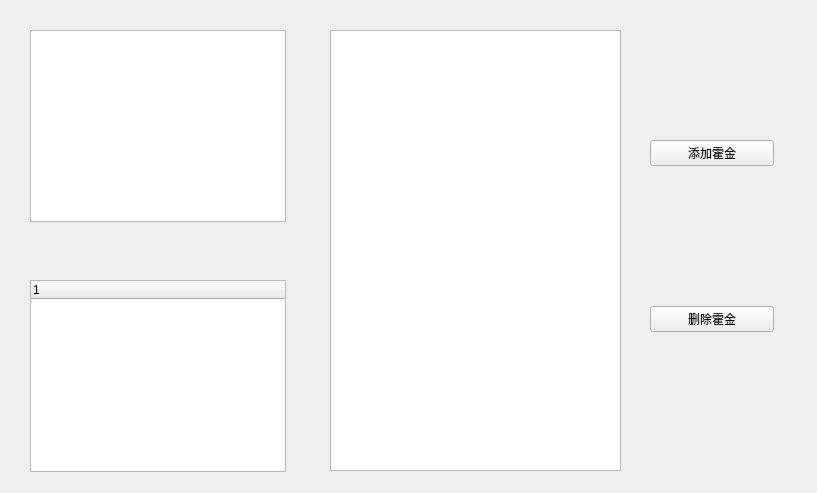
<?xml version="1.0" encoding="UTF-8"?>
<ui version="4.0">
 <class>Widget</class>
 <widget class="QWidget" name="Widget">
  <property name="geometry">
   <rect>
    <x>0</x>
    <y>0</y>
    <width>817</width>
    <height>493</height>
   </rect>
  </property>
  <property name="windowTitle">
   <string>Widget</string>
  </property>
  <widget class="QListWidget" name="listWidget">
   <property name="geometry">
    <rect>
     <x>30</x>
     <y>30</y>
     <width>256</width>
     <height>192</height>
    </rect>
   </property>
  </widget>
  <widget class="QTreeWidget" name="treeWidget">
   <property name="geometry">
    <rect>
     <x>30</x>
     <y>280</y>
     <width>256</width>
     <height>192</height>
    </rect>
   </property>
   <column>
    <property name="text">
     <string notr="true">1</string>
    </property>
   </column>
  </widget>
  <widget class="QTableWidget" name="tableWidget">
   <property name="geometry">
    <rect>
     <x>330</x>
     <y>30</y>
     <width>291</width>
     <height>441</height>
    </rect>
   </property>
  </widget>
  <widget class="QWidget" name="widget" native="true">
   <property name="geometry">
    <rect>
     <x>650</x>
     <y>140</y>
     <width>124</width>
     <height>192</height>
    </rect>
   </property>
   <layout class="QVBoxLayout" name="verticalLayout">
    <item>
     <widget class="QPushButton" name="btnAddHuoJin">
      <property name="text">
       <string>添加霍金</string>
      </property>
     </widget>
    </item>
    <item>
     <spacer name="verticalSpacer">
      <property name="orientation">
       <enum>Qt::Vertical</enum>
      </property>
      <property name="sizeHint" stdset="0">
       <size>
        <width>100</width>
        <height>100</height>
       </size>
      </property>
     </spacer>
    </item>
    <item>
     <widget class="QPushButton" name="btnDelHuoJin">
      <property name="text">
       <string>删除霍金</string>
      </property>
     </widget>
    </item>
   </layout>
  </widget>
 </widget>
 <resources/>
 <connections/>
</ui>
